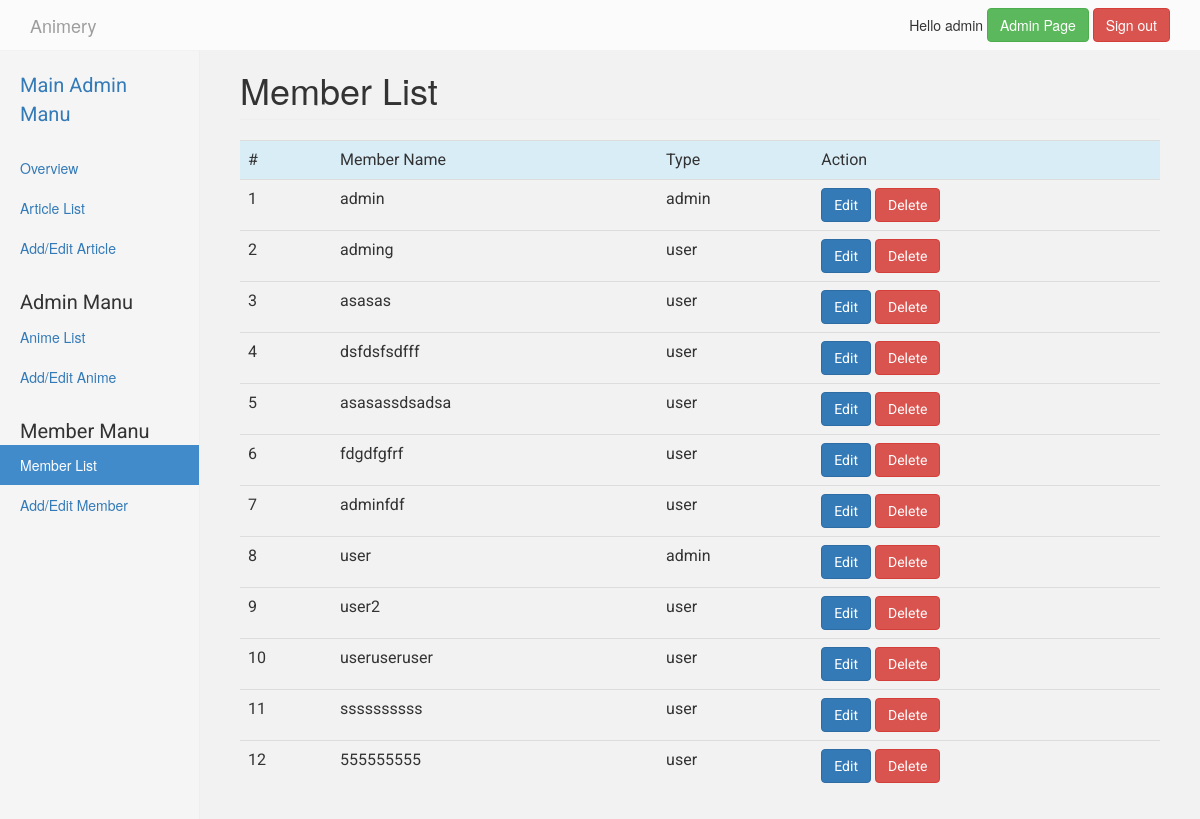
The app's page /member-list.php (signed in), older data.
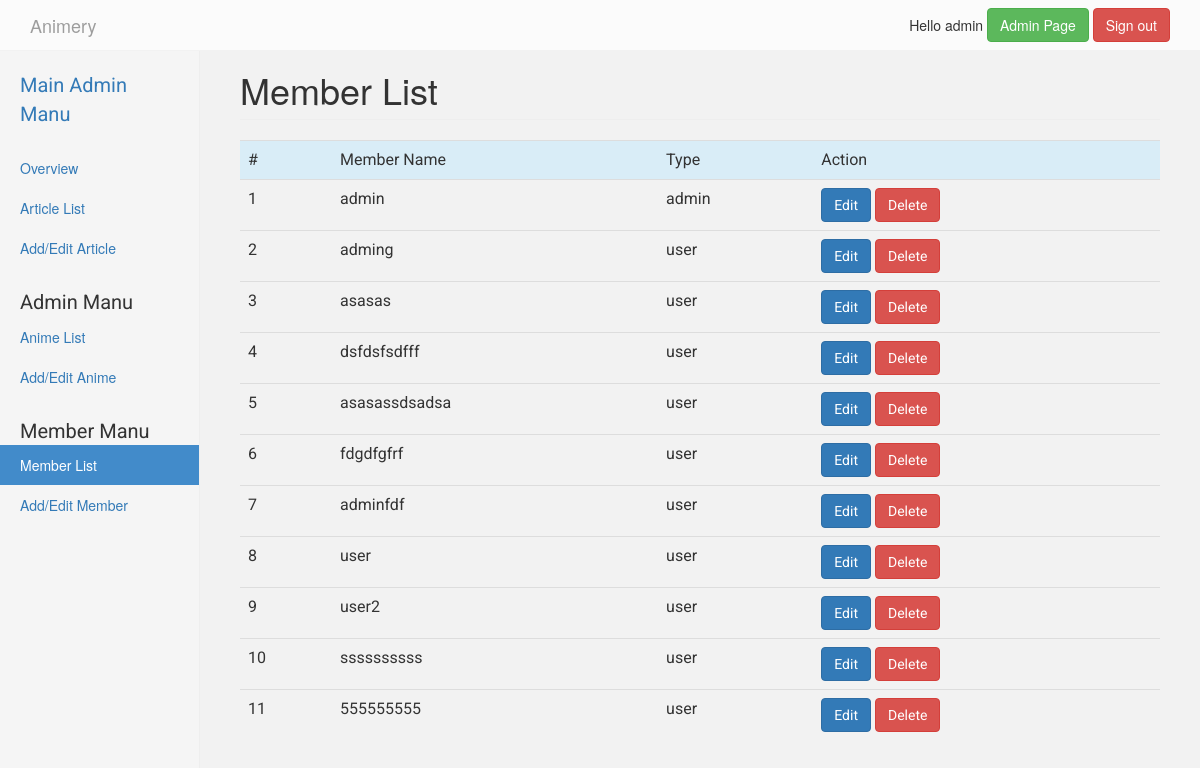
The same page, newer data.
### tables this page shows
CREATE TABLE IF NOT EXISTS `tb_member` (
  `idtb_member` int(11) NOT NULL AUTO_INCREMENT,
  `tb_member_id` varchar(45) NOT NULL COMMENT 'รหัสสมาชิก',
  `tb_member_pass` varchar(70) NOT NULL COMMENT 'พาสสมาชิก',
  `tb_member_email` varchar(255) NOT NULL COMMENT 'อีเมล์',
  `tb_member_time` datetime NOT NULL COMMENT 'เวลาที่สมัคร\n',
  `tb_member_type` enum('admin','user') NOT NULL DEFAULT 'user' COMMENT 'ประเภทสมาชิก',
  PRIMARY KEY (`idtb_member`),
  UNIQUE KEY `tb_member_id_UNIQUE` (`tb_member_id`),
  UNIQUE KEY `tb_member_email_UNIQUE` (`tb_member_email`)
);

### member-list.php (the view, shortened to what this page needs)
<?php
  require_once('config/config.php');
  $sql = "SELECT * FROM tb_member";
  $query = mysqli_query($conn,$sql);
?>
<!DOCTYPE html PUBLIC "-//W3C//DTD XHTML 1.0 Strict//EN" "http://www.w3.org/TR/xhtml1/DTD/xhtml1-strict.dtd">
<html lang="th">
  <head>
    <link href="css/bootstrap.min.css" rel="stylesheet">
    <link href="css/dashboard.css" rel="stylesheet">
    <link rel="stylesheet" type="text/css" href="css/style.css" />
  </head>
  <body itemscope itemtype="http://schema.org/WebPage ">
      <div class="header" >
        <nav class="navbar navbar-inverse navbar-fixed-top" role="navigation">
        <div class="container">
          <div class="navbar-header">
            <a class="navbar-brand" href="index.php">Animery</a>
          </div>
          <div id="navbar" class="navbar-collapse collapse">
            <form class="navbar-form navbar-right" role="form" action="function.php" method="post">
              <?php if ($_SESSION['chk_login'] !="TRUE") {
               ?>
              <div class="form-group">
                <input type="text" placeholder="UserName" class="form-control" name="inputid">
              </div>
              <div class="form-group">
                <input type="password" placeholder="Password" class="form-control" name="inputPassword">
              </div>
              <button type="submit" class="btn btn-success" name="Submit_login">Login</button>
              <button type="button" class="btn btn-info" data-toggle="modal" data-target="#ModalRegister">Register</button>
             <?php } else {?>
              <div class="form-group">
                <div class="member">Hello <?php echo $_SESSION['tb_member_id'];?></div>
              </div>
              <?php if ($_SESSION['type'] =="admin") {?>
              <div class="form-group">
                <div class="member"><a class="btn btn-success" href="admin-index.php">Admin Page<a/></div>
              </div>
              <?php }?>
              <div class="form-group">
                <button type="submit" class="btn btn-danger" name="Submit_Signout">Sign out</button>
              </div>
              <?php }?>
            </form>
          </div>
        </div>
        </nav>
      </div>
      <div class="container-fluid">
      <div class="row">
        <div class="col-sm-3 col-md-2 sidebar">
          <div class="menu-admin">Main Admin Manu</div>
          <ul class="nav nav-sidebar">
            <li><a href="admin-index.php">Overview </a></li>
            <li><a href="article-list.php">Article List <span class="sr-only">(current)</span></a></li>
            <li><a href="admin-add-article.php">Add/Edit Article</a></li>
          </ul>
          <div class="menu-admin">Admin Manu</div>
          <ul class="nav nav-sidebar">
            <li><a href="anime-list.php">Anime List</a></li>
            <li><a href="admin-add-anime.php">Add/Edit Anime</a></li>
          </ul>
          <div class="menu-admin">Member Manu</div>
          <ul class="nav nav-sidebar">
            <li class="active"><a href="member-list.php">Member List</a></li>
            <li><a href="admin-add-member.php">Add/Edit Member</a></li>
          </ul>
        </div>
        <div class="col-sm-9 col-sm-offset-3 col-md-10 col-md-offset-2 main">
          <h1 class="page-header">Member List</h1>
            <div class="table-responsive">
            <table class="table table-hover table-admin">
              <tr class="info">
                <td class="table-1">#</td>
                <td>Member Name</td>
                <td>Type</td>
                <td class="table-4">Action</td>
              </tr>
              <?php while($result=mysqli_fetch_array($query,MYSQLI_ASSOC)){ $i++?>
              <tr>
                <td><?php echo $i;?></td>
                <td><?php echo $result["tb_member_id"];?></td>
                <td><?php echo $result["tb_member_type"];?></td>
                <td><a type="button" class="btn btn-primary" href="admin-add-member.php?idtb_member=<?php echo $result["idtb_member"];?>" name="Submit_edit">Edit</a>
                  <a type="button" class="btn btn-danger" href="JavaScript:if(confirm('Confirm Delete?')==true){window.location='function.php?didtb_member=<?php echo $result["idtb_member"];?>';}" name="Submit_Delete">Delete</a>
                </td>
              </tr>
              <?php }?>
            </table>
          </div>
        </div>
      </div>
    </div>
  </body>
</html>

### css/dashboard.css (style rules this page uses)
body { padding-top: 50px; }
.navbar-fixed-top { border: 0; }
.sidebar { display: none; }
@media (min-width: 768px) { .sidebar { position: fixed; top: 51px; bottom: 0; left: 0; z-index: 1000; display: block; padding: 20px; overflow-x: hidden; overflow-y: auto; background-color: #f5f5f5; border-right: 1px solid #eee; } }
.nav-sidebar { margin-right: -21px; margin-bottom: 20px; margin-left: -20px; }
.nav-sidebar > li > a { padding-right: 20px; padding-left: 20px; }
.nav-sidebar > .active > a, .nav-sidebar > .active > a:hover, .nav-sidebar > .active > a:focus { color: #fff; background-color: #428bca; }
.main { padding: 20px; }
@media (min-width: 768px) { .main { padding-right: 40px; padding-left: 40px; } }
.main .page-header { margin-top: 0; }

### css/style.css (style rules this page uses)
body { background-color: #F2F2F2; }
.navbar { background: rgba(255, 255, 255, 0.7); overflow: hidden; }
.menu-admin { font-size:2rem; font-family: 'Roboto', serif; }
.table-admin { font-family: 'Roboto', serif; empty-cells: 1px; }
.table-1 { width: 10%; }

Row changes from the older to the newer data that the page shows:
removed tb_member: tb_member "useruseruser", tb_member_type "user"
changed tb_member (number 8 of 11 on the later page): tb_member_type "admin" → "user"
